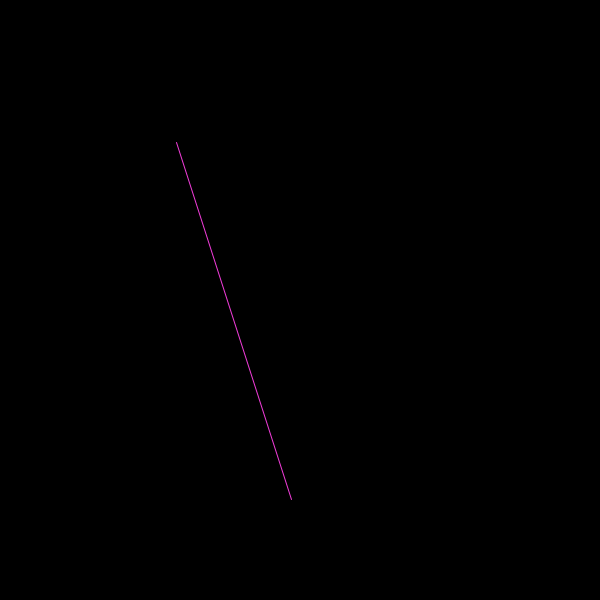
Frame 1 (no input)
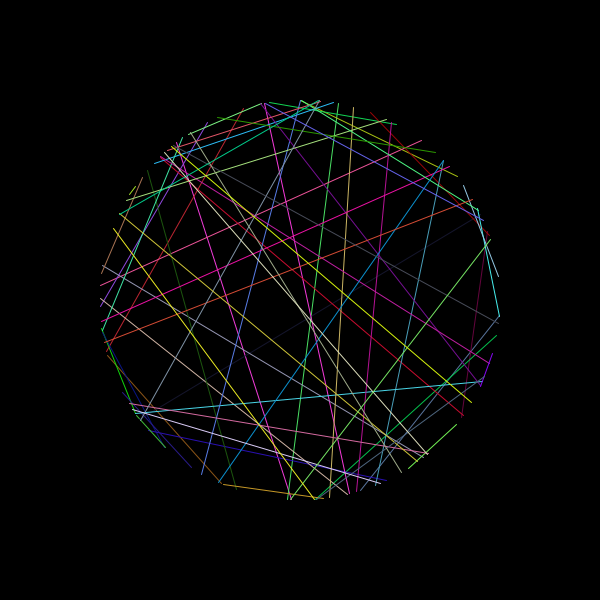
Frame 60 (the mouse pressed at the canvas centre just before this capture)
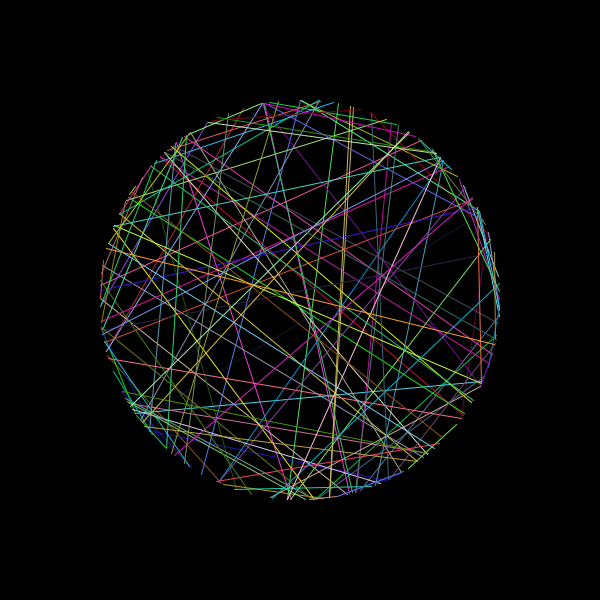
Frame 120 (the mouse held since frame 60 and released just before this capture)

The Processing sketch that drew these frames (run headless with seeded random() and noise(); from frame 60 on, the mouse is pressed at the canvas centre):

// Processing sketch: processing_70206
// ── processing_70206.pde

float rad =200;
float x1;
float y1;
float x2;
float y2;


void setup() {

  size(600, 600);
  background(0);
}


void draw() {
  translate(height/2, width/2);
  smooth();

  float angle1;
  float angle2;
  float inc1;
  float inc2;
  
  angle1 = random(360);
  angle2 = random(360);
  
  
  for (inc1=0; inc1<360; inc1=inc1+1){
    for (inc2=0; inc2<360; inc2=inc2+1){
      x1 = cos (radians (angle1+inc1))*rad;
      y1 = sin (radians (angle1+inc1))*rad;
      x2 = cos (radians (angle2+inc2))*rad;
      y2 = sin (radians (angle2+inc2))*rad;
      
    }
    }
//
//  inc1 = random(360);
//  inc2 = random(360);
//
//  angle1 = random(inc1);
//  angle2 = random(inc2);
//
//
//  x1= cos (radians (angle1)) * rad;
//  y1= sin (radians (angle1)) * rad;
//  x2= cos (radians (angle2) )* rad;
//  y2= sin (radians (angle2) )* rad;

  stroke(random(255), random(255), random(255));

  line(x1, y1, x2, y2);
}
